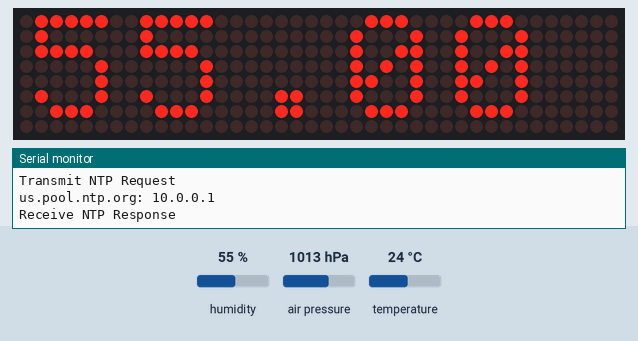
Bench run of a sketch on a simulated ESP8266 (NodeMCU). Shown: 40×8 LED matrix, the last lines printed to the serial monitor. The inputs (shaded band) are chosen by the test bench; at power-on: humidity 55 %, air pressure 1013 hPa, temperature 24 °C. WiFi joins after 1.5 s; servers stay silent unless stated.

Above: at 2.8 s.
2.9 s: humidity set to 22 %
7.2 s: air pressure set to 1048 hPa
13.7 s: temperature set to 10.5 °C
At 16.81 s:
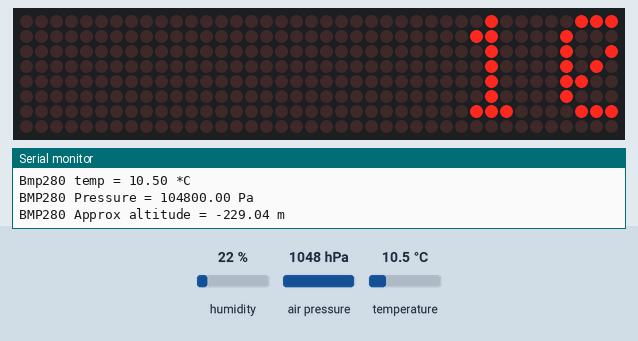
18.1 s: temperature set to 9.1 °C
At 23.12 s:
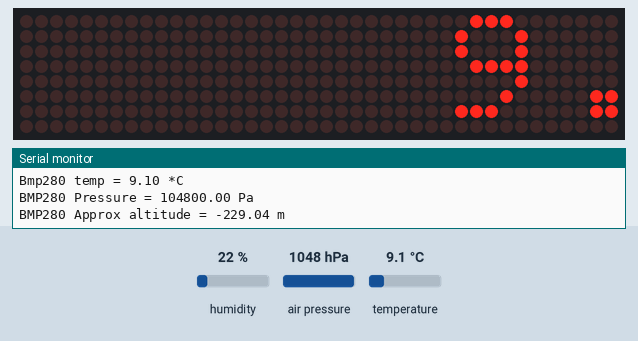
24.4 s: humidity set to 40 %
At 27.23 s:
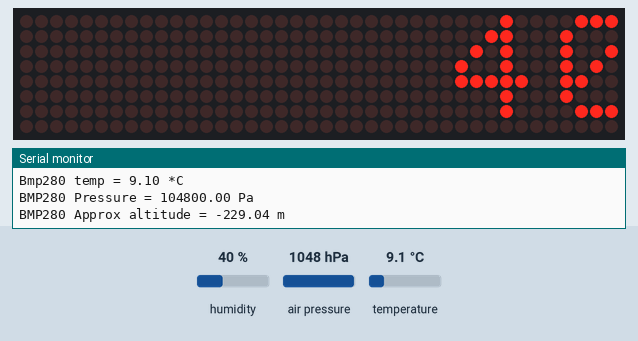

The sketch:

todiodnaya-matritsa-na-max7219-baze-max72xxpanel-sozdaem-beg.ino
```cpp
#include <SPI.h>
#include <Adafruit_GFX.h>
#include <Max72xxPanel.h>
#include <time.h>


/*#include <WiFiClientSecure.h>*/

#include <Wire.h>
#include <Adafruit_Sensor.h>
#include <Adafruit_BMP280.h>
#define BMP_SCK 13
#define BMP_MISO 12
#define BMP_MOSI 11
#define BMP_CS 10

Adafruit_BMP280 bmp;


// define time
#include <TimeLib.h>
#include <ESP8266WiFi.h>
#include <WiFiUdp.h>

static const char ntpServerName[] = "us.pool.ntp.org";
const int timeZone = 3;
WiFiUDP Udp;
unsigned int localPort = 8888;


const char ssid[] = "MikroTik-191AD2";
const char pass[] = "zebra222";

time_t getNtpTime();
void digitalClockDisplay();
void printDigits(int digits);
void sendNTPpacket(IPAddress &address);


// DHT22
#include "DHT.h"
#define DHTTYPE DHT22
#define DHTPIN D3
DHT dht(DHTPIN, DHTTYPE);

/* Led matrix settings */
int pinCS = 2;
int numberOfHorizontalDisplays = 5;
int numberOfVerticalDisplays = 1;


Max72xxPanel matrix = Max72xxPanel(pinCS, numberOfHorizontalDisplays, numberOfVerticalDisplays);

String tape = "";
int wait = 20; // время в миллисекундах
int spacer = 2; // Промежуток между символами (кол-во точек)
int width = 5 + spacer; // Ширина шрифта 5 пикселей


//*ПЕРЕМЕНЫЕ
//**********************************
int stroka = 0;//переменая строки
String peremenay1 = "20 ";
String peremenay2 = "75 ";
String peremenay3 = "24 ";
String peremenay4 = "variable 4";
//**********************************

void setup() {
  Serial.begin(9600);
  matrix.setIntensity(8); // Используйте значение между 0 и 15 для яркости
  matrix.setRotation(matrix.getRotation()+0); //развернуть строку 1 - 90, 2 - 180, 3 - 270

  Serial.println(F("BMP280 test"));
   if (!bmp.begin()) {
    Serial.println(F("Could not find a valid BMP280 sensor, check wiring!")); while (1);
    }

  WiFi.begin(ssid, pass);
  while (WiFi.status() != WL_CONNECTED)
  {
    delay(100);
    Serial.print(".");
    Serial.print(".");

  }
  Serial.print("IP number assigned by DHCP is ");
  Serial.println(WiFi.localIP());

  Serial.println("Starting UDP");
  Udp.begin(localPort);
  Serial.print("Local port: ");
  Serial.println(Udp.localPort());
  Serial.println("waiting for sync");
  setSyncProvider(getNtpTime);
  setSyncInterval(300);


}


time_t prevDisplay = 0; // when the digital clock was displayed


void loop() {

  matrix.fillScreen(LOW);

  //started time show code


  // сдесь в зависимости от перменых на матрицу выводится нужная строка
  //if (stroka == 0) {tape = utf8rus(" first string ,"+peremenay1+peremenay4+" text"+peremenay3+"text21 "+peremenay2+"%");}
  String mesyc = " ";

/*  if (stroka == 0) {tape = ("first sensor- BMP280");}
  if (stroka == 1) {tape = (mesyc +"BMP280 temperature, "+bmp.readTemperature() +"`C, BMP280 Pressure, "+bmp.readPressure()+" Pas. "+" BMP280 Altitude, "+bmp.readAltitude()+" m.");}
  if (stroka == 2) {tape = ("second sensor - DHT22");}
  if (stroka == 3) {tape = (mesyc + " DHT22 Humidity "+dht.readHumidity());}
  if (stroka == 4) {tape = (mesyc + " DHT22 Temperature "+dht.readTemperature());}
  if (stroka == 5) {tape = ("NTP Date and time");}
  if (stroka == 6) {tape = (mesyc + "Time is " + hour()+"h"+minute()+"m"+second()+"s");}
  if (stroka == 7) {tape = (mesyc + "Date is " + day()+"."+month()+"."+year()+"");}
 */

if (stroka == 0) {tape = (mesyc +dht.readHumidity()+" %");}
if (stroka == 1) {tape = (mesyc +dht.readTemperature()+" C");}
if (stroka == 2) {tape = (mesyc + hour()+":"+minute()+":"+second());}

  //if (stroka == 1) {tape = utf8rus("second string ,"+peremenay1+peremenay4+" text"+peremenay3+"text22 "+peremenay2+"%");}
  //if (stroka == 2) {tape = utf8rus("third string ,"+peremenay1+peremenay4+" text"+peremenay3+"text23 "+peremenay2+"%");}
  //if (stroka== 3) {tape = utf8rus("four string ,"+peremenay1+peremenay4+" text"+peremenay3+"text24 "+peremenay2+"%");}
  //if (stroka == 4) {tape = utf8rus("five string ,"+peremenay1+peremenay4+" text"+peremenay3+"text25 "+peremenay2+"%");}

stroka += 1;
if (stroka == 3) {stroka = 0;}

 for ( int i = 0 ; i < width * tape.length() + matrix.width() - 1 - spacer; i++ )
       {
    matrix.fillScreen(LOW);

    int letter = i / width; // номер символа выводимого на матрицу
    int x = (matrix.width() - 1) - i % width;
    int y = (matrix.height() - 8) / 2; // отцентрировать текст по вертикали

    while ( x + width - spacer >= 0 && letter >= 0 ) {
      if ( letter < tape.length())
      { matrix.drawChar(x, y, tape[letter], HIGH, LOW,1); }
      letter--;
      x -= width;
    }

    matrix.write(); // Отправить картинку для отображения
    delay(wait);
  }

  Serial.println("***************************");

  digitalClockDisplay();
  Serial.print (F("Dht22 temp. = "));
  Serial.print (dht.readTemperature());
  Serial.println(" *C");

  Serial.print (F("Dht22 Hum. = "));
  Serial.print (dht.readHumidity());
  Serial.println(" *%");

  Serial.print (F("Bmp280 temp = "));
  Serial.print(bmp.readTemperature());
  Serial.println(" *C");

  Serial.print(F("BMP280 Pressure = "));
  Serial.print(bmp.readPressure());
  Serial.println(" Pa");

  Serial.print(F("BMP280 Approx altitude = "));
  Serial.print(bmp.readAltitude(1020)); // this should be adjusted to your local forcase
  Serial.println(" m");

  Serial.println();

  delay(20);


}

void digitalClockDisplay()
{
  // digital clock display of the time
  Serial.print("Current date and time ");
  Serial.print(hour());
  printDigits(minute());
  printDigits(second());
  Serial.print(" ");
  Serial.print(day());
  Serial.print(".");
  Serial.print(month());
  Serial.print(".");
  Serial.print(year());
  Serial.println();
}


void printDigits(int digits)
{
  // utility for digital clock display: prints preceding colon and leading 0
  Serial.print(":");
  if (digits < 10)
    Serial.print('0');
  Serial.print(digits);
}

/*-------- NTP code ----------*/

const int NTP_PACKET_SIZE = 48; // NTP time is in the first 48 bytes of message
byte packetBuffer[NTP_PACKET_SIZE]; //buffer to hold incoming & outgoing packets

time_t getNtpTime()
{
  IPAddress ntpServerIP; // NTP server's ip address

  while (Udp.parsePacket() > 0) ; // discard any previously received packets
  Serial.println("Transmit NTP Request");
  // get a random server from the pool
  WiFi.hostByName(ntpServerName, ntpServerIP);
  Serial.print(ntpServerName);
  Serial.print(": ");
  Serial.println(ntpServerIP);
  sendNTPpacket(ntpServerIP);
  uint32_t beginWait = millis();
  while (millis() - beginWait < 1500) {
    int size = Udp.parsePacket();
    if (size >= NTP_PACKET_SIZE) {
      Serial.println("Receive NTP Response");
      Udp.read(packetBuffer, NTP_PACKET_SIZE);  // read packet into the buffer
      unsigned long secsSince1900;
      // convert four bytes starting at location 40 to a long integer
      secsSince1900 =  (unsigned long)packetBuffer[40] << 24;
      secsSince1900 |= (unsigned long)packetBuffer[41] << 16;
      secsSince1900 |= (unsigned long)packetBuffer[42] << 8;
      secsSince1900 |= (unsigned long)packetBuffer[43];
      return secsSince1900 - 2208988800UL + timeZone * SECS_PER_HOUR;
    }
  }
  Serial.println("No NTP Response :-(");
  return 0; // return 0 if unable to get the time
}

// send an NTP request to the time server at the given address
void sendNTPpacket(IPAddress &address)
{
  // set all bytes in the buffer to 0
  memset(packetBuffer, 0, NTP_PACKET_SIZE);
  // Initialize values needed to form NTP request
  // (see URL above for details on the packets)
  packetBuffer[0] = 0b11100011;   // LI, Version, Mode
  packetBuffer[1] = 0;     // Stratum, or type of clock
  packetBuffer[2] = 6;     // Polling Interval
  packetBuffer[3] = 0xEC;  // Peer Clock Precision
  // 8 bytes of zero for Root Delay & Root Dispersion
  packetBuffer[12] = 49;
  packetBuffer[13] = 0x4E;
  packetBuffer[14] = 49;
  packetBuffer[15] = 52;
  // all NTP fields have been given values, now
  // you can send a packet requesting a timestamp:
  Udp.beginPacket(address, 123); //NTP requests are to port 123
  Udp.write(packetBuffer, NTP_PACKET_SIZE);
  Udp.endPacket();
}

void display_message(String message){
   for ( int i = 0 ; i < width * message.length() + matrix.width() - spacer; i++ ) {
    matrix.fillScreen(LOW);
    int letter = i / width;
    int x = (matrix.width() - 1) - i % width;
    int y = (matrix.height() - 8) / 2; // center the text vertically
    while ( x + width - spacer >= 0 && letter >= 0 ) {
      if ( letter < message.length() ) {
        matrix.drawChar(x, y, message[letter], HIGH, LOW, 1); // HIGH LOW means foreground ON, background off, reverse to invert the image
      }
      letter--;
      x -= width;
    }
    matrix.write(); // Send bitmap to display
    delay(wait/2);
  }
}
```
